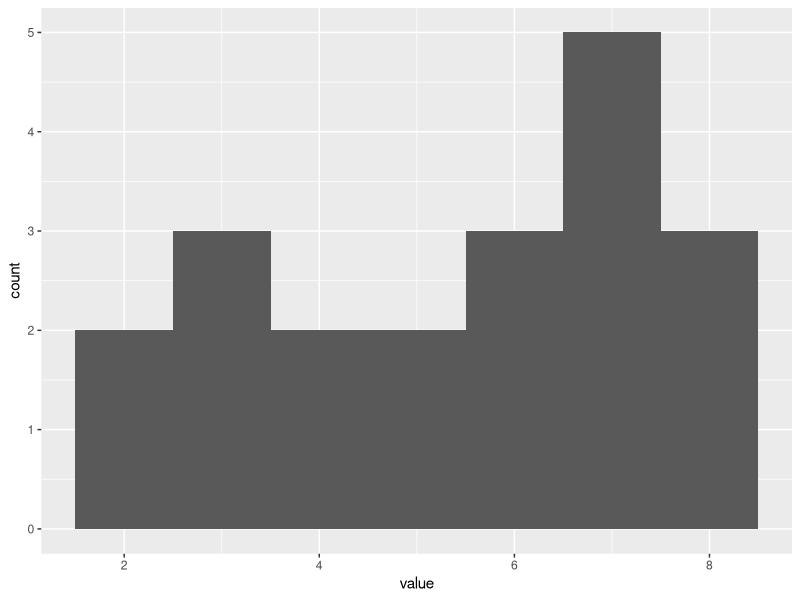
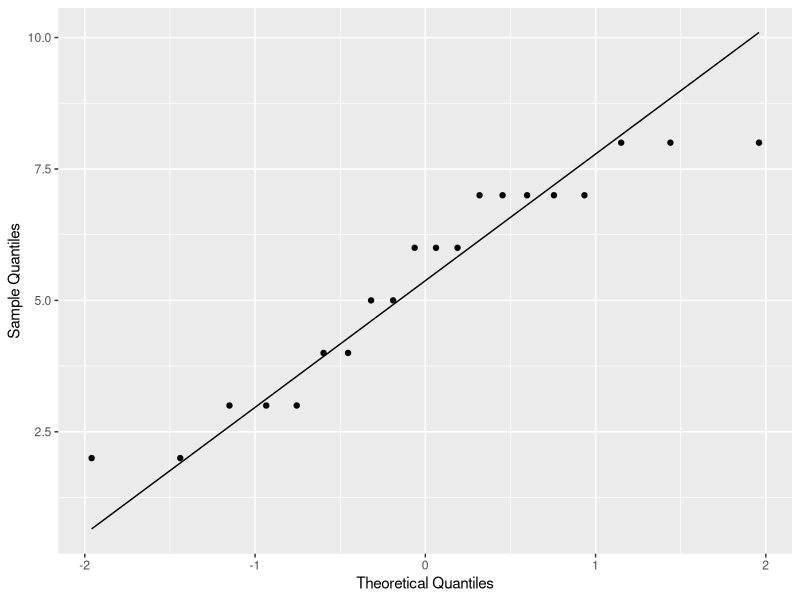

The R source for these figures, in order:
## ---- chunk 1
library(tidyverse)
dgr01<-tibble(value=c(2,2,3,3,3,4,4,5,5,6,6,6,7,7,7,7,7,8,8,8))
## ---- chunk 2
ggplot(dgr01,aes(value))+
  geom_histogram(binwidth = 1)
## ---- chunk 3
ggplot(dgr01,aes(sample=value))+
  stat_qq()+
  stat_qq_line()+
  labs(x = "Theoretical Quantiles", y = "Sample Quantiles")
